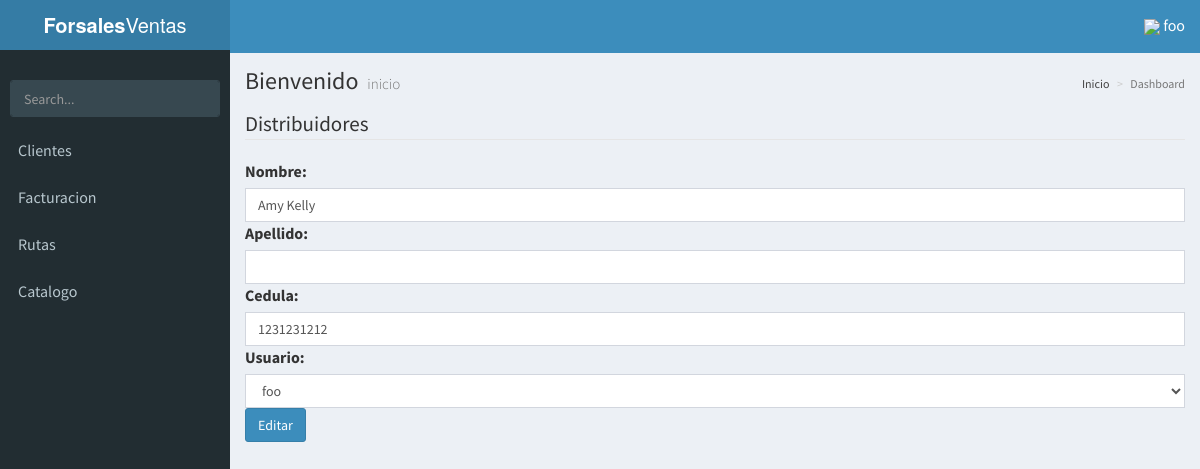
The app's page /distribuidores/actualizar/11 (signed in) with its own data.
### base/models.py (models this page shows, shortened)
class distribuidor(models.Model):
	nombre = models.CharField(max_length=20)
	apellido = models.CharField(max_length=20)
	cedula = models.IntegerField()
	usuario = models.ForeignKey(User,blank=True,null=True,default=None)

### base/views.py (the view)
# urls.py: url(r'^distribuidores/actualizar/(?P<pk>\d+)$', ActualizarDistribuidor.as_view(), name="actualizar_distribuidor"),
class ActualizarDistribuidor(LoginRequiredMixin,UpdateView):
	model = distribuidor
	fields = '__all__'
	template_name = 'distribuidores/actualizar.html'
	success_url = reverse_lazy('listar_distribuidores')

### base/templates/distribuidores/actualizar.html (shortened to what this page needs)
{% extends 'AdminLTE/index.html' %}
{% load bootstrap %}
{% block content %}
<form method="post" role="form">
    <legend>Distribuidores</legend>
    {{ form|bootstrap }}
    <div class="form-group">
      <button type="submit" class="btn btn-primary">Editar</button>
    </div>
</form>
{% endblock content %}

### base/templates/AdminLTE/index.html (shortened to what this page needs)
{% load static %}
<!DOCTYPE html>
<html>
<head>
<link rel="stylesheet" href="https://unpkg.com/bootstrap-material-design@4.0.0-beta.3/dist/css/bootstrap-material-design.min.css"
>
  <link rel="stylesheet" href="{% static 'css/AdminLTE/bootstrap/css/bootstrap.min.css' %}">
  <link rel="stylesheet" href="{% static 'css/AdminLTE/AdminLTE.min.css' %}">
  <link rel="stylesheet" href="{% static 'css/AdminLTE/skins/_all-skins.min.css' %}">
  <link rel="stylesheet" href="{% static 'css/AdminLTE/plugins/iCheck/flat/blue.css' %}">
  <link rel="stylesheet" href="{% static 'css/AdminLTE/plugins/morris/morris.css' %}">
  <link rel="stylesheet" href="{% static 'css/AdminLTE/plugins/jvectormap/jquery-jvectormap-1.2.2.css' %}">
  <link rel="stylesheet" href="{% static 'css/AdminLTE/plugins/datepicker/datepicker3.css' %}">
  <link rel="stylesheet" href="{% static 'css/AdminLTE/plugins/daterangepicker/daterangepicker.css' %}">
  <link rel="stylesheet" href="{% static 'css/AdminLTE/plugins/bootstrap-wysihtml5/bootstrap3-wysihtml5.min.css' %}">
  <link rel="stylesheet" href="{% static 'alertifyjs/css/alertify.min.css' %}">
  <link rel="stylesheet" href="{% static 'alertifyjs/css/themes/bootstrap.min.css' %}">
  <link rel="stylesheet" href="{% static 'vue/vue-good-table/vue-good-table.css' %}">
</head>
<body class="hold-transition skin-blue sidebar-mini">
<div class="wrapper" id="vue-root">
  <header class="main-header">
    <a href="/" class="logo">
      <span class="logo-lg"><b>Forsales</b>Ventas</span>
    </a>
    <nav class="navbar navbar-static-top">
      <a href="#" class="sidebar-toggle" data-toggle="offcanvas" role="button">
      </a>
      <div class="navbar-custom-menu">
        <ul class="nav navbar-nav">
          <li class="dropdown user user-menu">
            <a href="#" class="dropdown-toggle" data-toggle="dropdown">
             <img style="width: 10%; " src="{% static 'img/user.png' %}">
              <span class="hidden-xs">{{ request.user.username }}</span>
            </a>
          </li>
        </ul>
      </div>
    </nav>
  </header>
  <aside class="main-sidebar">
    <section class="sidebar">
      <div class="user-panel">
      </div>
      <form action="#" method="get" class="sidebar-form">
        <div class="input-group">
          <input type="text" name="q" class="form-control" placeholder="Search...">
              <span class="input-group-btn">
                <button type="submit" name="search" id="search-btn" class="btn btn-flat">
                </button>
              </span>
        </div>
      </form>
      <ul class="sidebar-menu">
      {% if request.user.is_superuser %}
        <li class="header">PANEL DE CONTROL</li>
        <li>
          <a href="{% url 'listar_productos' %}">
            <i class="fa fa-shopping-basket" aria-hidden="true"><span>Productos</span></i>
          </a>
        </li>
        <li>
          <a href="{% url 'listar_clientes' %}">
            <i class="fa fa-th"></i> <span>Clientes</span>
          </a>
        </li>
        <li>
          <a href="{% url 'bodega' 'main' %}">
            <i class="fa fa-th"></i> <span>Bodega</span>
          </a>
        </li>
        <li>
          <a href="{% url 'listar_distribuidores' %}">
            <i class="fa fa-th"></i> <span>Distribuidores</span>
          </a>
        </li>
        <li>
          <a href="{% url 'listar_proveedores' %}">
            <i class="fa fa-th"></i> <span>Proveedores</span>
          </a>
        </li>
        <li class="treeview">
          <a href="#">
            <i class="fa fa-dashboard"></i> <span>Facturacion</span>
            <span class="pull-right-container">
              <i class="fa fa-angle-left pull-right"></i>
            </span>
          </a>
          <ul class="treeview-menu">
            <li class=""><a href="{% url 'factura' %}"><i class="fa fa-circle-o"></i> Listar</a></li>
          </ul>
           <ul class="treeview-menu">
            <li class=""><a href="{% url 'reportes' %}"><i class="fa fa-circle-o"></i> reportes</a></li>
          </ul>
        </li>
        <li class="treeview">
          <a href="#">
            <i class="fa fa-dashboard"></i> <span>Inventario</span>
            <span class="pull-right-container">
              <i class="fa fa-angle-left pull-right"></i>
            </span>
          </a>
          <ul class="treeview-menu">
            <li class=""><a href="{% url 'movimiento' %}"><i class="fa fa-circle-o"></i> Movimientos</a></li>
          </ul>
        </li>
        <li class="treeview">
          <a href="#">
            <i class="fa fa-dashboard"></i> <span>Catalogo</span>
            <span class="pull-right-container">
              <i class="fa fa-angle-left pull-right"></i>
            </span>
          </a>
          <ul class="treeview-menu">
            <li class=""><a href="{% url 'catalogos' %}"><i class="fa fa-circle-o"></i> Lista</a></li>
          </ul>
        </li>
        <li class="treeview">
          <a href="#">
            <i class="fa fa-dashboard"></i> <span>Rutas</span>
            <span class="pull-right-container">
              <i class="fa fa-angle-left pull-right"></i>
            </span>
          </a>
          <ul class="treeview-menu">
            <li class=""><a href="{% url 'rutas-mapa' %}"><i class="fa fa-circle-o"></i> Rutas</a></li>
          </ul>
        </li>
      {% else %}
        {% if request.user %}
<li>
          <a href="{% url 'listar_clientes' %}">
             <span>Clientes</span>
          </a>
        </li>
          <li class="treeview">
            <a href="#">
               <span>Facturacion</span>
            </a>
          </li>
          <li class="treeview">
            <a href="#">
               <span>Rutas</span>
            </a>
          </li>
        <li class="treeview">
          <a href="#">
             <span>Catalogo</span>
          </a>
        </li>
        {% endif %}
      {% endif %}
      </ul>
    </section>
  </aside>
  <div class="content-wrapper">
    <section class="content-header">
      <h1>
        Bienvenido
        <small>inicio</small>
      </h1>
      <ol class="breadcrumb">
        <li><a href="#"> Inicio</a></li>
        <li class="active">Dashboard</li>
      </ol>
    </section>
    <section class="content">
      {% block content %}
      {% endblock content %}
    </section>
  </div>
</div>
</body>
</html>

### base/templates/AdminLTE/index.html (style rules this page uses)
html, body { font-size: 16px !important; }
.navbar { display: inherit !important; }

### records on screen
distribuidor: nombre "Amy Kelly", cedula "1231231212", usuario "foo"

### other values on screen
{{ request.user.username }} "foo"
